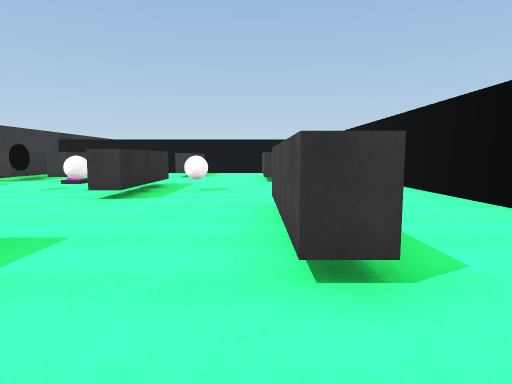
[1] (above)

16 first-person views from a walk through a Unity game level. The camera is 1.4 m above the floor, tilts 6° down and sees 75° across. The floor is counted in squares, 2 m on a side. Each view is taken from the middle of a square. On the plan, view 1 faces up. The plan holds only what a view shows up to about 10 squares ahead; the rest is blank. The place goes on beyond the plan. The player character is not drawn. Some surface patterns are stand-ins.

[2]
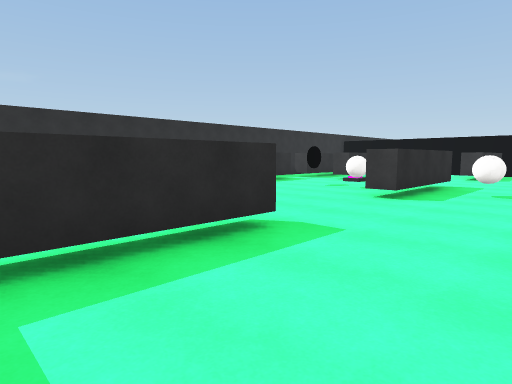

[3]
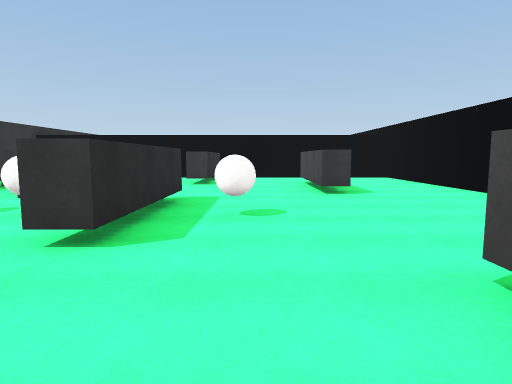

[4]
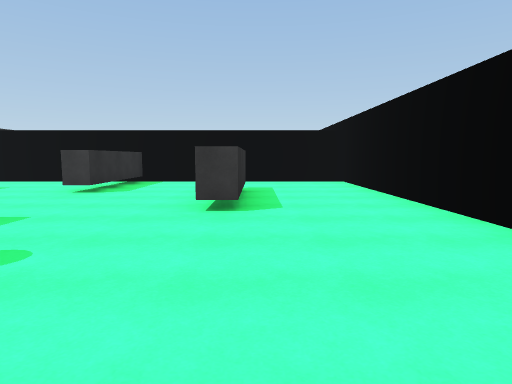

[5]
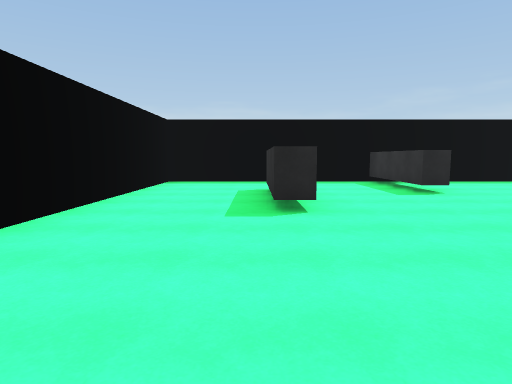

[6]
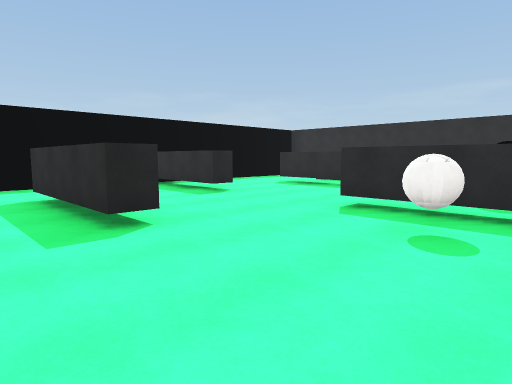

[7]
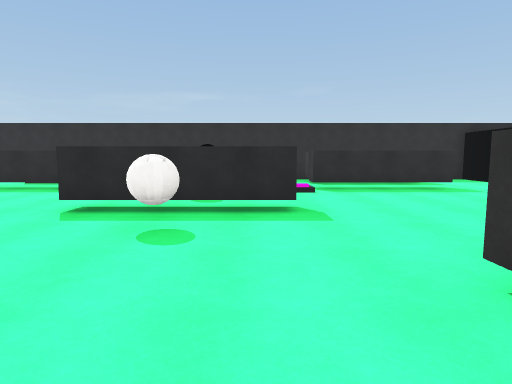

[8]
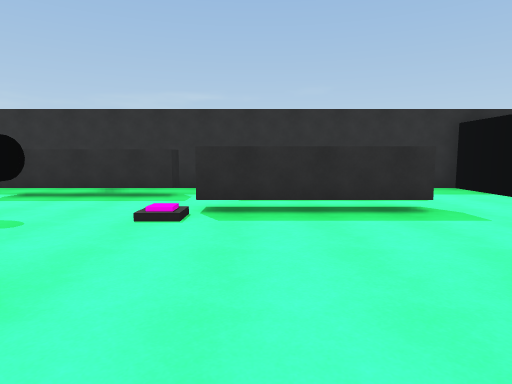

[9]
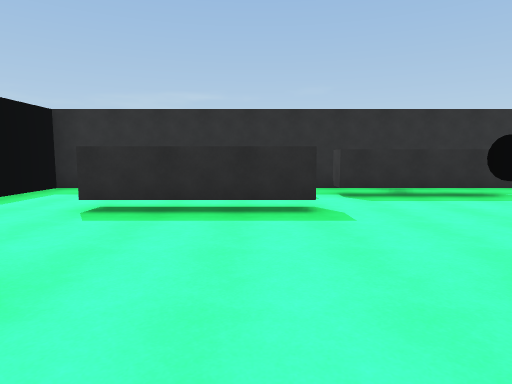

[10]
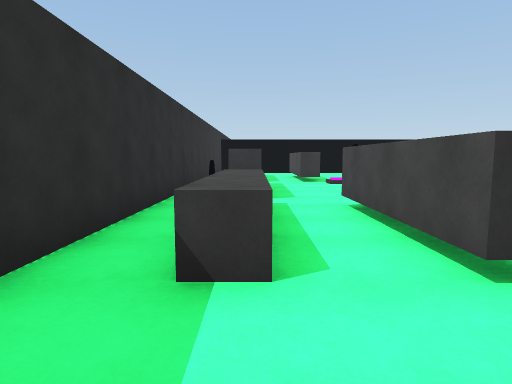

[11]
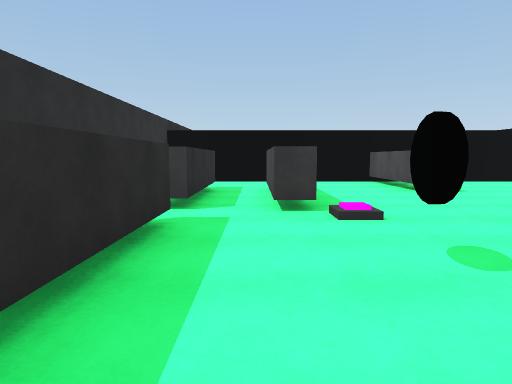

[12]
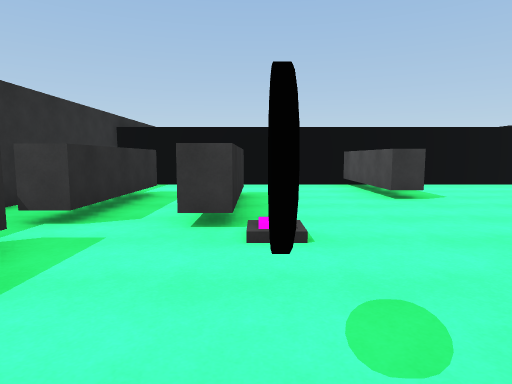

[13]
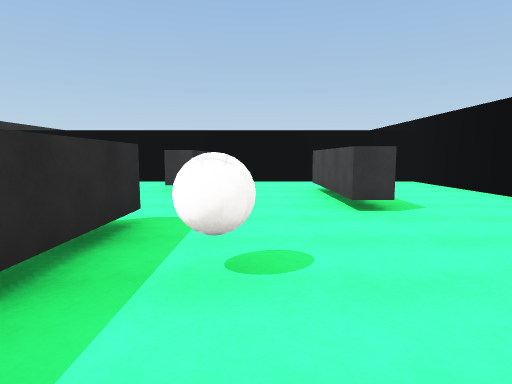

[14]
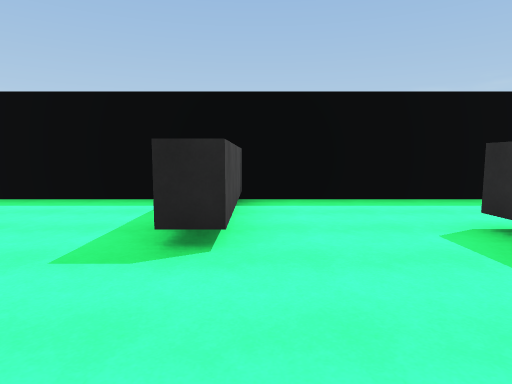

[15]
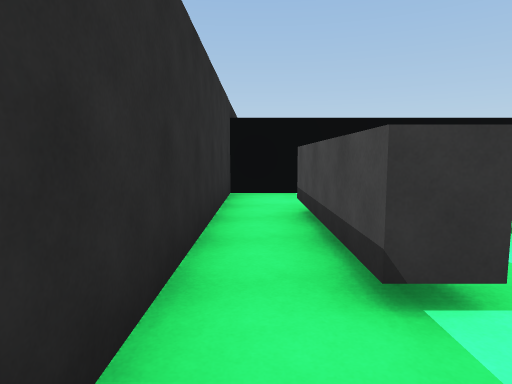

[16]
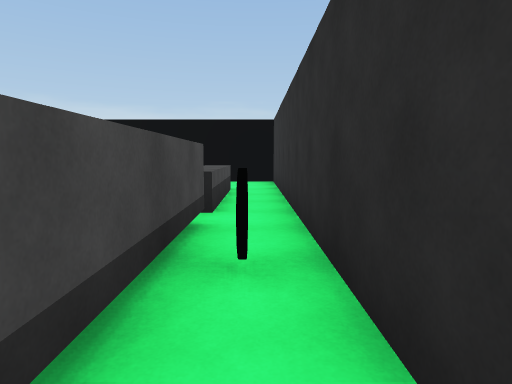

### Floor plan
Key: @ floor where view 1 was taken; # wall or solid block; . floor; / step, stairs or slope; ^ raised ledge; T thing the floor can be seen under or through; B ball; O other object.
Columns run from 9 left of view 1 to 4 right of it. Each row starts with its distance up from view 1.
 15 ##############
 14 #......#.....#
 13 #......#.....#
 12 #.#.#..#..#..#
 11 #.#.#.....#..#
 10 #.#.#.....#..#
  9 #.../........#
  8 #.#....T.....#
  7 #O#.OB.TB....#
  6 #.#....T.....#
  5 #............#
  4 #.^.#.....#..#
  3 #.^.#.....#..#
  2 #.^.#..#..#..#
  1 #......#.....#
  0 #......#.@...#
 -1 ##############

Positions as (right, up) in squares from view 1, and headings:
1: (0, 0), facing up
2: (0, 0), facing up-left
3: (-1, 3), facing up
4: (1, 5), facing up
5: (1, 9), facing down
6: (2, 8), facing down-left
7: (2, 8), facing left
8: (-1, 10), facing left
9: (-1, 4), facing left
10: (-7, 0), facing up
11: (-6, 5), facing up
12: (-5, 6), facing up
13: (-1, 5), facing up
14: (-3, 5), facing down
15: (-8, 8), facing up
16: (-8, 9), facing down
